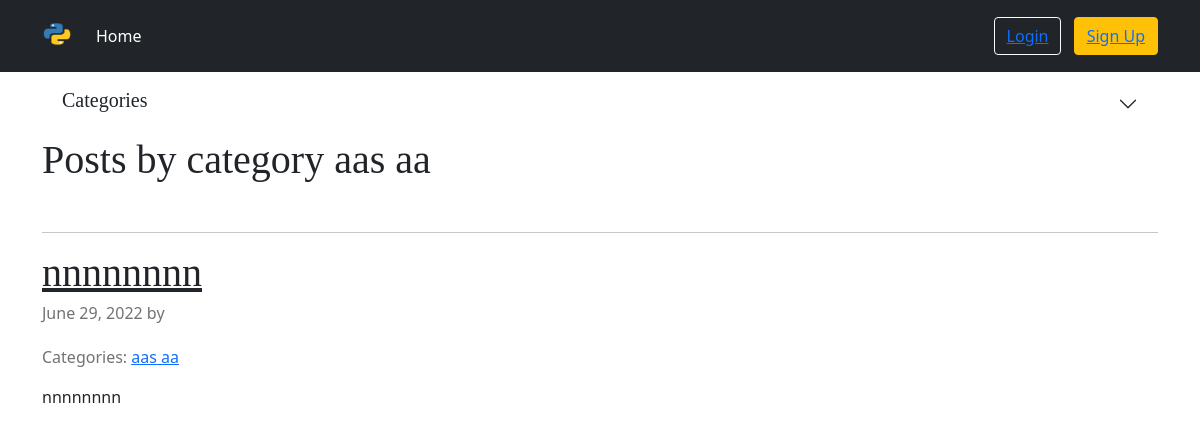
The page /category/aas-aa/ on the database as committed earlier.
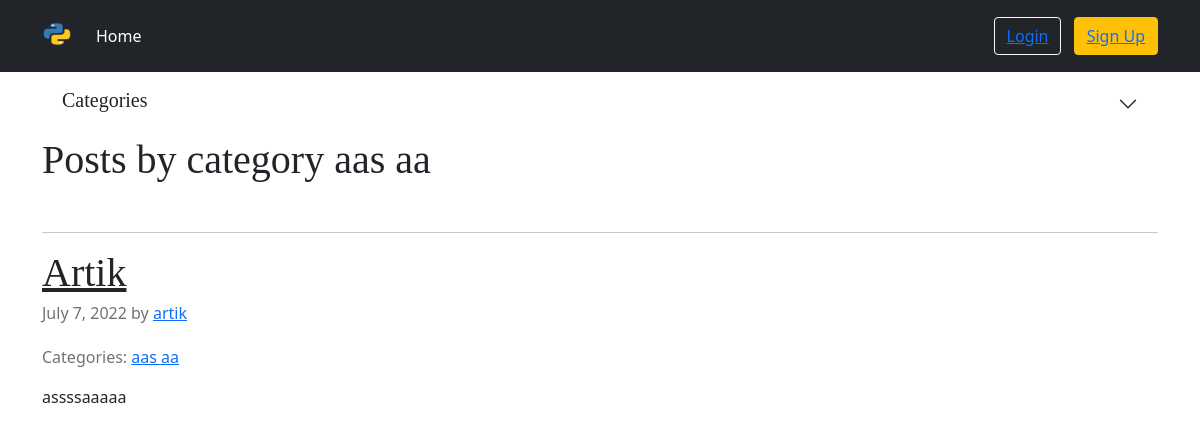
The same page on the database as committed later.
### blog/models.py (models this page shows, shortened)
class Category(models.Model):
    name = models.CharField(max_length=20, unique=True)
    slug = models.SlugField(max_length=20, unique=True, db_index=True)
    def __str__(self):
        return str(self.name)
    def get_absolute_url(self):
        return reverse('blog:get_posts_by_category', kwargs={'category_slug': self.slug})
    class Meta:
        ordering = [Lower('name')]
        verbose_name_plural = 'Categories'

class Post(models.Model):
    title = models.CharField(max_length=50, unique=True)
    text = models.TextField()
    category = models.ManyToManyField(Category)
    slug = models.SlugField(max_length=20, unique=True, db_index=True)
    date = models.DateField(auto_now_add=True, blank=True, null=True)
    author = models.ForeignKey(User, on_delete=models.CASCADE)
    def get_absolute_url(self):
        return reverse('blog:get_one_post', kwargs={'slug': self.slug})
    class Meta:
        ordering = ['-pk']

### user/models.py (models this page shows)
class User(AbstractUser):
    def get_absolute_url(self):
        return reverse('blog:user_posts', kwargs={'username': self.username})

### blog/views.py (the view)
# urls.py: path('category/<slug:category_slug>/', GetPostsByCategoryView.as_view(), name='get_posts_by_category'),
class GetPostsByCategoryView(ListView):
    template_name = 'blog/get_posts_by_category.html'
    context_object_name = 'posts'
    def get_queryset(self):
        return Post.objects.filter(category__slug=self.kwargs['category_slug'])
    def get_context_data(self, *, object_list=None, **kwargs):
        context = super().get_context_data(**kwargs)
        context['categories'] = Category.objects.all()
        context['current_category'] = Category.objects.filter(slug=self.kwargs['category_slug']).get().name
        context['title'] = context['current_category']
        return context

### blog/templates/blog/get_posts_by_category.html (shortened to what this page needs)
{% extends 'blog/base.html' %}
{% block content %}
<main class="container">
    <div class="accordion accordion-flush" id="accordionFlushExample">
        <div class="accordion-item">
            <h2 class="accordion-header" id="flush-headingOne">
                <button class="accordion-button collapsed" type="button" data-bs-toggle="collapse"
                    data-bs-target="#flush-collapseOne" aria-expanded="false" aria-controls="flush-collapseOne">
                    <h5>Categories</h5>
                </button>
            </h2>
        </div>
    </div>
    <h1>Posts by category {{ current_category }}</h1>
    <br>
    {% for post in posts %}
        <hr>
        <article class="blog-post">
            <h2 class="blog-post-title"><a class="link-dark" href="{{ post.get_absolute_url }}">{{ post.title }}</a></h2>
            <p class="blog-post-meta">{{ post.date }} by <a href="{{ post.author.get_absolute_url }}">{{post.author }}</a></p>
            <p><span class="blog-post-meta">Categories:
                {% for category in post.category.all %}
                <a href="{{ category.get_absolute_url }}">{{ category }}</a>
                {% endfor %}
            </span></p>
            <p>{{ post.text|truncatewords:50 }}</p>
        </article>
    {% endfor %}
</main>
{% endblock %}

### blog/templates/blog/base.html (shortened to what this page needs)
{% load static %}
<!doctype html>
<html lang="en">
<head>
    <link type="text/css" href="{% static 'css/styles.css' %}" rel="stylesheet" />
    <link href="https://cdn.jsdelivr.net/npm/bootstrap@5.0.2/dist/css/bootstrap.min.css" rel="stylesheet">
</head>
<body>
    <header class="p-3 bg-dark text-white">
    <div class="container">
        <div class="d-flex flex-wrap align-items-center justify-content-center justify-content-lg-start">
        <a class="navbar-brand" href="{% url 'blog:get_all_posts' %}">
          <img src="/static/images/logo.png" alt="" class="d-inline-block align-text-top"
               width="30" height="24">
        </a>
        <ul class="nav col-12 col-lg-auto me-lg-auto mb-2 justify-content-center mb-md-0">
          <li><a href="{% url 'blog:get_all_posts' %}" class="nav-link px-2 text-white">Home</a></li>
        </ul>
        <div class="text-end">
          {% if user.is_authenticated %}
            Hello, {{ user }}!<a href="{% url 'user:logout' %}"></a>
          <button type="button" class="btn btn-outline-light me-2"><a href="{{ user.get_absolute_url }}">My posts</a></button>
          <button type="button" class="btn btn-outline-light me-2"><a href="{% url 'user:logout' %}">Logout</a></button>
          {% else %}
          <button type="button" class="btn btn-outline-light me-2"><a href="{% url 'user:login' %}">Login</a> </button>
          <button type="button" class="btn btn-warning"><a href="{% url 'user:sign_up' %}">Sign Up</a></button>
          {% endif %}
        </div>
      </div>
    </div>
</header>
{% block content %}
{% endblock %}
</body>
</html>

### blog/static/css/styles.css (style rules this page uses)
h1, h2, h3, h4, h5, h6 { font-family: "Playfair Display", Georgia, "Times New Roman", serif; }
.blog-post { margin-bottom: 4rem; }
.blog-post-title { margin-bottom: .25rem; font-size: 2.5rem; }
.blog-post-meta { margin-bottom: 1.25rem; color: #727272; }

Rows that differ between the two databases and show on the page:
removed Post: title "nnnnnnnn", date "June 29, 2022", text "nnnnnnnn", Category (name "aas aa")
added Post: title "Artik", date "July 7, 2022", author "artik", text "assssaaaaa", Category (name "aas aa")
